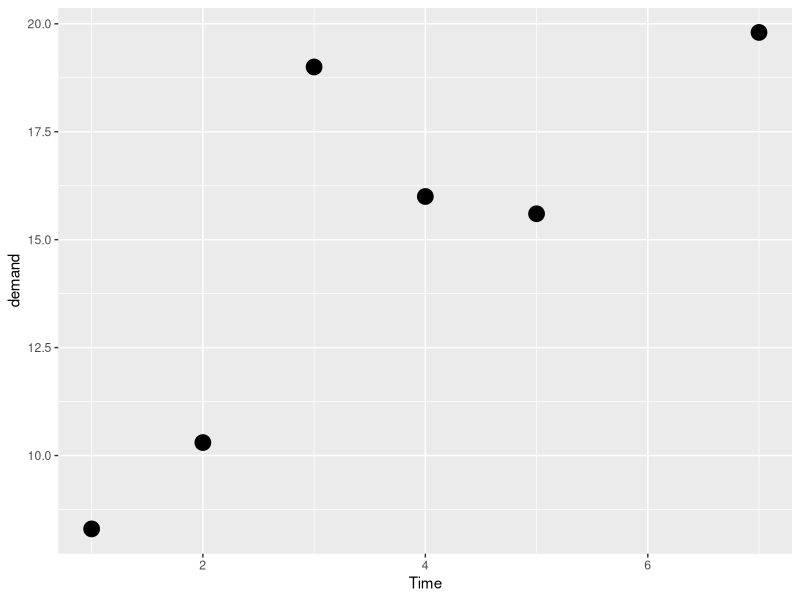
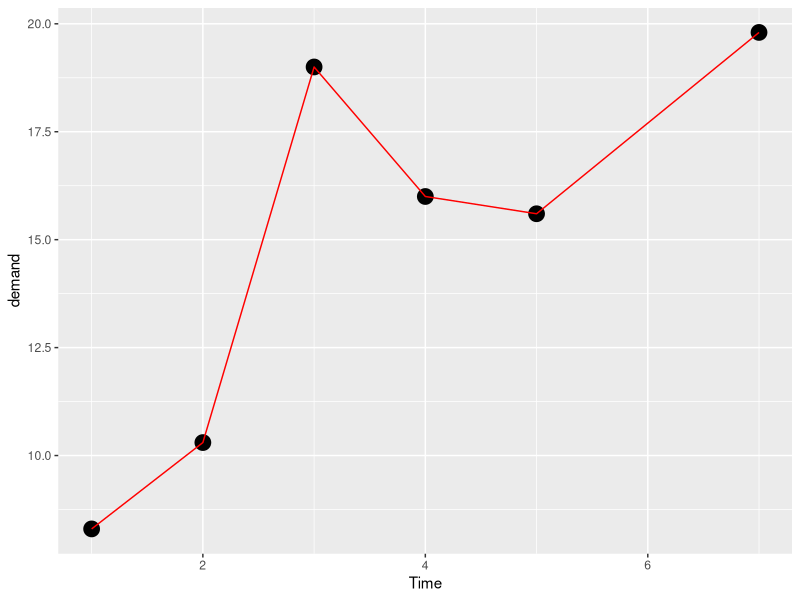
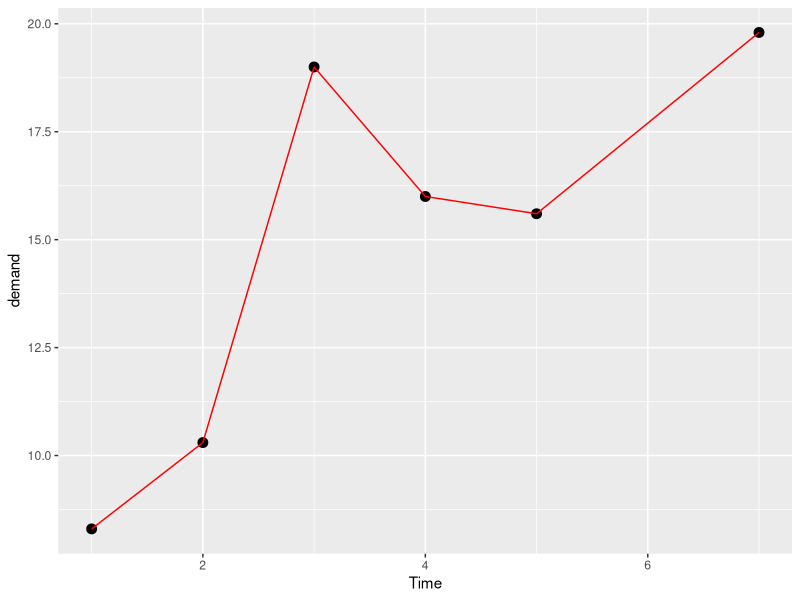
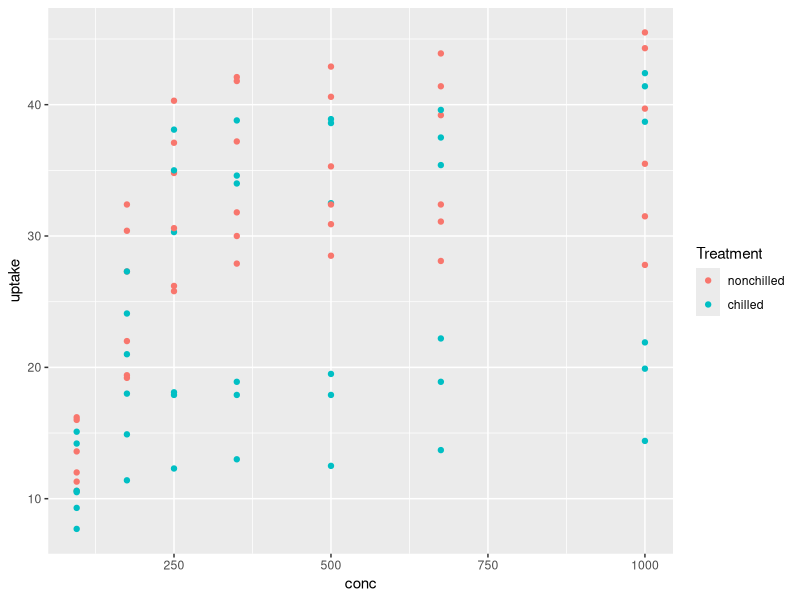
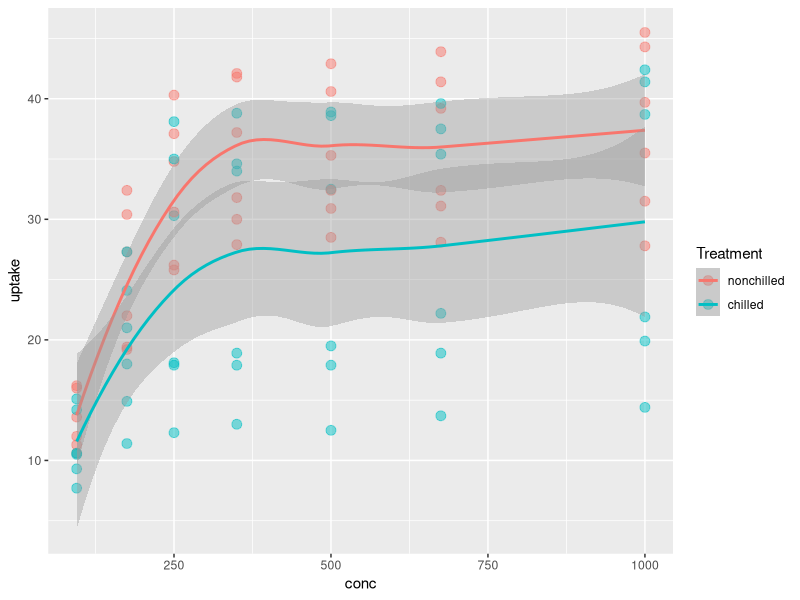
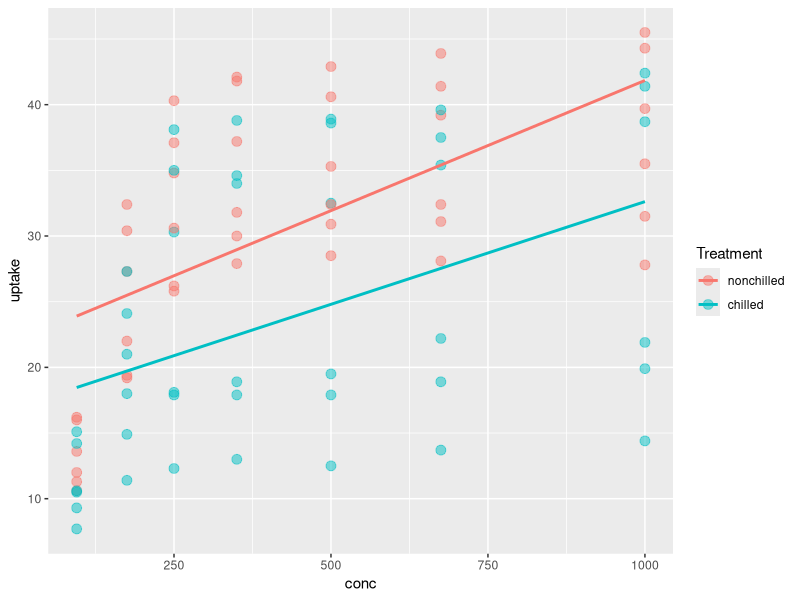
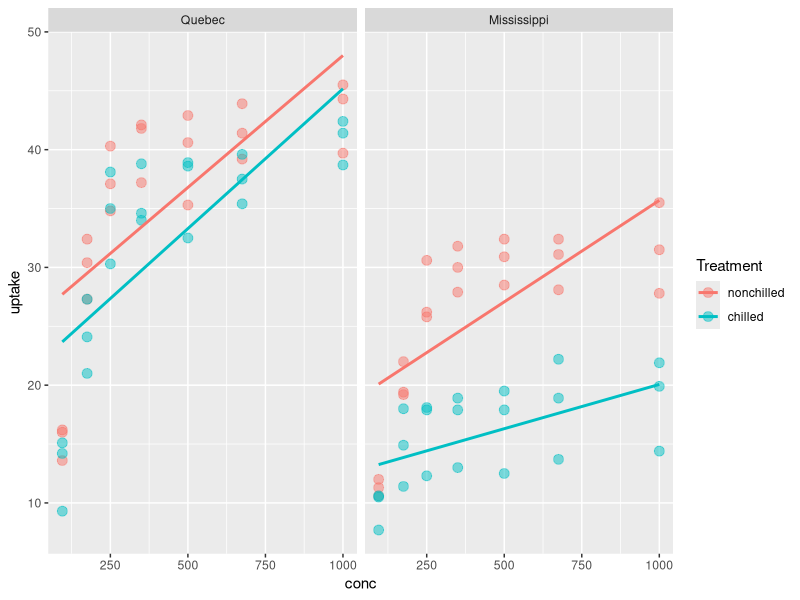
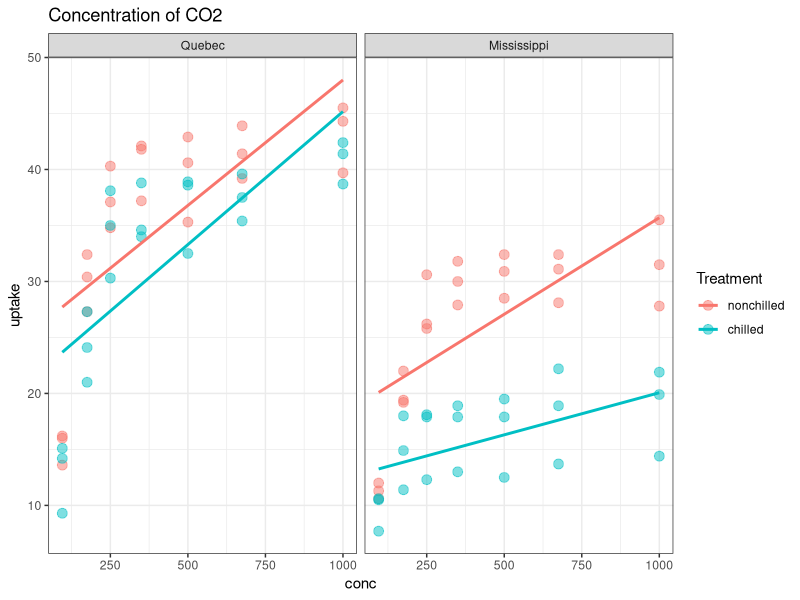

Generate these figures, in order, with R: (Note: this script raises an error after producing the figures.)
## ---- chunk 1
knitr::opts_chunk$set(echo = TRUE)
## ---- chunk 2
library(tidyverse)
## ---- chunk 3
head(BOD)
## ---- chunk 4
ggplot(data = BOD,
       mapping = aes(x = Time,
                     y = demand))+
  geom_point(size = 5)

ggplot(data = BOD,
       mapping = aes(x = Time,
                     y = demand))+
  geom_point(size = 5) +
  geom_line(color = "red")

ggplot(BOD, aes(Time, demand))+
  geom_point(size = 3)+
  geom_line(colour = "Red")
## ---- chunk 5
head(CO2)
glimpse(CO2)
## ---- chunk 6
CO2 %>%
  # x = and y = can be deleted
  ggplot(aes(x = conc, y =  uptake,
             color = Treatment))+
  geom_point()

CO2 %>%
  ggplot(aes(x = conc, y =  uptake,
             color = Treatment))+
  geom_point(size = 3, alpha = 0.5)+
  geom_smooth()

CO2 %>%
  ggplot(aes(x = conc, y =  uptake,
             color = Treatment))+
  geom_point(size = 3, alpha = 0.5)+
  geom_smooth(method = lm, se = F)

CO2 %>%
  ggplot(aes(x = conc, y =  uptake,
             color = Treatment))+
  geom_point(size = 3, alpha = 0.5)+
  geom_smooth(method = lm, se = F)+
  facet_wrap(~Type)

CO2 %>%
  ggplot(aes(x = conc, y =  uptake,
             color = Treatment))+
  geom_point(size = 3, alpha = 0.5)+
  geom_smooth(method = lm, se = F)+
  facet_wrap(~Type)+
  labs(title = "Concentration of CO2")+
  theme_bw()
## ---- chunk 7
CO2 %>% 
  ggplot(aes(Treatment, uptake))+
  geom_boxplot()

CO2 %>% 
  ggplot(aes(Treatment, uptake))+
  geom_boxplot()+
  geom_point()

# Add mapping just for the point
# mapping can be done in original ggplot or
# in geometry with different reult
CO2 %>% 
  ggplot(aes(Treatment, uptake))+
  geom_boxplot()+
  geom_point(aes(size = conc,
                 colour = Plant))

CO2 %>% 
  ggplot(aes(Treatment, uptake))+
  geom_boxplot()+
  geom_point(alpha = 0.5
             ,aes(size = conc,
                 colour = Plant))

CO2 %>% 
  ggplot(aes(Treatment, uptake))+
  geom_boxplot()+
  geom_point(alpha = 0.5
             ,aes(size = conc,
                 colour = Plant))+
  coord_flip()

CO2 %>% 
  ggplot(aes(Treatment, uptake))+
  geom_boxplot()+
  geom_point(alpha = 0.5
             ,aes(size = conc,
                 colour = Plant))+
  coord_flip()+
  facet_wrap(~Type)+
  labs(title = "Title of the graph")+
  theme_bw()
## ---- chunk 8
head(mpg)
glimpse(mpg)
## ---- chunk 9
mpg %>% 
  ggplot(aes(displ, cty))+
  geom_point()

mpg %>% 
  ggplot(aes(displ, cty))+
  geom_point(aes(colour = drv,
                 size = trans),
             alpha = 0.5)

mpg %>% 
  ggplot(aes(displ, cty))+
  geom_point(aes(colour = drv,
                 size = trans),
             alpha = 0.5)+
  geom_smooth()

mpg %>% 
  ggplot(aes(displ, cty))+
  geom_point(aes(colour = drv,
                 size = trans),
             alpha = 0.5)+
  geom_smooth(method = lm)+
  facet_wrap(~year, nrow = 1)

mpg %>% 
  filter(cty < 25) %>% 
  ggplot(aes(displ, cty))+
  geom_point(aes(colour = drv,
                 size = trans),
             alpha = 0.5)+
  geom_smooth(method = lm)+
  facet_wrap(~year, nrow = 1)+
  labs(x = "Engine Size",
       y = "MPG in the city",
       title = "Fuel Efficiency")+
  theme_bw()

## ---- chunk 10
mpg %>% 
  filter(hwy < 25) %>% 
  ggplot(aes(x = displ,
             y = hwy,
             colour = drv))+
  geom_point()+
  geom_smooth(method = lm,
              se = F)+
  facet_wrap(~year, nrow = 1)+
  labs(x = "Engine Size",
       y = "MPG on the Highway",
       title = "Fuel Efficiency")+
  theme_minimal()

mpg %>% 
  filter(hwy < 25) %>% 
  ggplot(aes(x = displ,
             y = hwy))+
  geom_point(aes(colour = drv))+
  geom_smooth(method = lm,
              se = F)+
  facet_wrap(~year, nrow = 1)+
  labs(x = "Engine Size",
       y = "MPG on the Highway",
       title = "Fuel Efficiency")+
  theme_minimal()

mpg %>% 
  filter(hwy < 25) %>% 
  ggplot(aes(x = displ,
             y = hwy))+
  geom_point(aes(colour = drv))+
  geom_smooth()+
  facet_wrap(~year, nrow = 1)+
  labs(x = "Engine Size",
       y = "MPG on the Highway",
       title = "Fuel Efficiency")+
  theme_minimal()
  
## ---- chunk 11
# for multiple numeric variable scater plot is used
msleep %>% 
  ggplot(mapping = aes(x = bodywt, y = brainwt))+
  geom_point(aes(colour = sleep_total,
                 size = awake))+
  geom_smooth(method = lm, se = F)+
  labs(x = "Body Weight",
       y = "Brain Weight",
       title = "Brain and Body Weight")+
  theme_minimal()

msleep %>% 
  filter(bodywt < 2) %>% 
  ggplot(mapping = aes(x = bodywt, y = brainwt))+
  geom_point(aes(colour = sleep_total,
                 size = awake))+
  geom_smooth(method = lm, se = F)+
  labs(x = "Body Weight",
       y = "Brain Weight",
       title = "Brain and Body Weight")+
  theme_minimal()

  
## ---- chunk 12
head(msleep)
glimpse(msleep)
## ---- chunk 13

# for categorical variable bar chart
msleep %>% 
  drop_na(vore) %>% 
  ggplot(aes(x = vore))+
  geom_bar(fill = "#97B3C6")+
  theme_bw()+
  labs(x = "Vore",
       y = NULL,
       title = "Number of obseravtion per order")

msleep %>% 
  drop_na(vore) %>% 
  ggplot(aes(x = vore))+
  geom_bar(fill = "#97B3C6")+
  coord_flip()+
  theme_bw()+
  labs(x = "Vore",
       y = NULL,
       title = "Number of obseravtion per order")

msleep %>% 
  drop_na(vore) %>% 
  ggplot(aes(x = fct_infreq(vore)))+
  geom_bar(fill = "#97B3C6")+
  theme_bw()+
  labs(x = "Vore",
       y = NULL,
       title = "Number of obseravtion per order")

msleep %>% 
  drop_na(vore) %>% 
  ggplot(aes(x = fct_infreq(vore)))+
  geom_bar(fill = "#97B3C6")+
  coord_flip()+
  theme_bw()+
  labs(x = "Vore",
       y = NULL,
       title = "Number of obseravtion per order")
## ---- chunk 14
# for numerical variable histogram
msleep %>% 
  ggplot(aes(x = awake))+
  geom_histogram()+
  theme_bw()+
  labs(x = "Tota; Sleep",
       y = NULL,
       title = "Histogram of total sleep")


msleep %>% 
  ggplot(aes(x = awake))+
  geom_histogram(binwidth = 2, fill = "#97B3C6")+
  theme_bw()+
  labs(x = "Tota; Sleep",
       y = NULL,
       title = "Histogram of total sleep")

## ---- chunk 15
head(Orange)
glimpse(orange)
## ---- chunk 16
Orange %>% 
  filter(Tree != "2") %>% 
  ggplot(aes(age, circumference))+
  geom_point()+
  geom_smooth()+
  facet_wrap(~Tree)+
  theme_bw()+
  labs(title = "Tree age and Circumference")

Orange %>% 
  filter(Tree != "2" &
           Tree != "1") %>% 
  ggplot(aes(age, circumference, colour = Tree))+
  geom_point(size = 4, alpha = 0.3)+
  geom_line(linewidth = 1)+
  theme_minimal()+
  labs(title = "Tree age and Circumference")

## ---- chunk 17
msleep %>% 
  drop_na(vore) %>% 
  ggplot(aes(vore, sleep_total))+
  geom_boxplot()+
  theme_bw()

msleep %>% 
  drop_na(vore) %>% 
  ggplot(aes(vore, sleep_total))+
  geom_boxplot()+
  coord_flip()+
  theme_bw()

msleep %>% 
  drop_na(vore) %>% 
  ggplot(aes(sleep_total))+
  geom_histogram()+
  facet_wrap(~vore)+
  theme_bw()

msleep %>% 
  drop_na(vore) %>% 
  ggplot(aes(sleep_total))+
  geom_density()+
  facet_wrap(~vore)+
  theme_bw()

msleep %>% 
  drop_na(vore) %>% 
  ggplot(aes(sleep_total, colour = vore))+
  geom_density()+
  theme_bw()

msleep %>% 
  drop_na(vore) %>% 
  ggplot(aes(sleep_total, fill = vore))+
  geom_density(alpha = 0.2)+
  theme_bw()

msleep %>% 
  drop_na(vore) %>% 
  filter(vore %in% c("carni", "omni")) %>% 
  #filter(vore == "carni" | vore == "omni") %>% 
  ggplot(aes(sleep_total, fill = vore))+
  geom_density(alpha = 0.2)+
  theme_bw()
## ---- chunk 18
head(starwars)
glimpse(starwars)
## ---- chunk 19
starwars %>% 
  filter(hair_color == "black" |
         hair_color == "brown") %>% 
  drop_na(sex) %>% 
  ggplot(aes(hair_color, fill = sex))+
  geom_bar(position = "dodge", alpha = 0.5)+
  theme_bw()

starwars %>% 
  filter(hair_color == "black" |
         hair_color == "brown") %>% 
  drop_na(sex) %>% 
  ggplot(aes(hair_color, fill = sex))+
  geom_bar(position = "dodge", alpha = 0.5)+
  theme_bw()+
  theme(panel.grid.major = element_blank(),
        panel.grid.minor = element_blank())+
  labs(title = "Gender and Hair colour",
       x = "Hair Colur",
       y = "Number")

starwars %>% 
  filter(hair_color == "black" |
         hair_color == "brown") %>% 
  drop_na(sex) %>% 
  ggplot(aes(hair_color, fill = sex))+
  geom_bar(alpha = 0.5)+
  theme_bw()+
  theme(panel.grid.major = element_blank(),
        panel.grid.minor = element_blank())+
  labs(title = "Gender and Hair colour",
       x = "Hair Colur",
       y = "Number")

starwars %>% 
  filter(hair_color == "black" |
         hair_color == "brown") %>% 
  drop_na(sex) %>% 
  ggplot(aes(hair_color, fill = sex))+
  geom_bar(position = "fill", alpha = 0.5)+
  theme_bw()+
  theme(panel.grid.major = element_blank(),
        panel.grid.minor = element_blank())+
  labs(title = "Gender and Hair colour",
       x = "Hair Colur",
       y = "Number")

starwars %>% 
  filter(hair_color %in% c("black", "brown")) %>% 
  drop_na(sex) %>% 
  ggplot(aes(sex))+
  geom_bar(aes(fill = sex), alpha = 0.5)+
  facet_wrap(~ hair_color)+
  theme_bw()+
  theme(panel.grid.major = element_blank(),
        panel.grid.minor = element_blank())+
  labs(title = "Gender and Hair colour",
       x = "Hair Colur",
       y = "Number")

## ---- chunk 20
sessionInfo()
